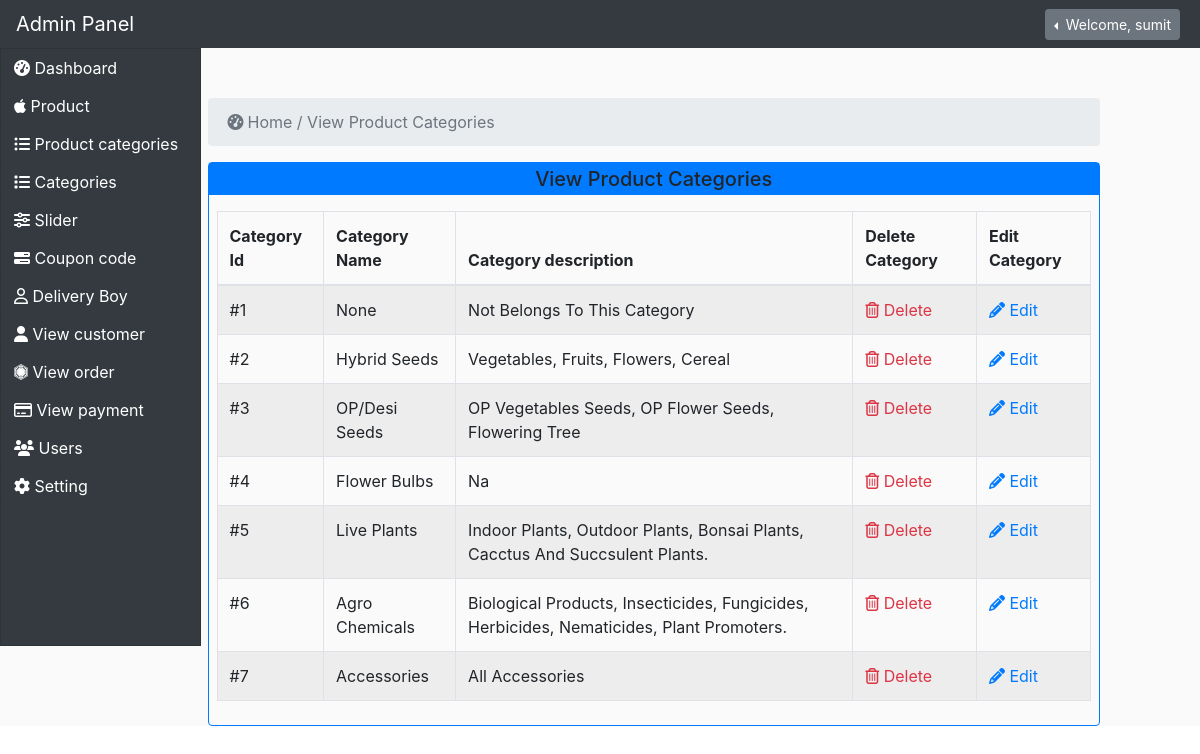
Page /admin_area/index.php?view_p_cat (signed in) on the committed database.
### tables this page shows
CREATE TABLE `product_categories` (
  `product_cat_id` int(11) NOT NULL,
  `product_cat_name` varchar(255) NOT NULL,
  `product_cat_desc` text NOT NULL
);

### admin_area/view_product_c.php (the view, shortened to what this page needs)
<?php
if(!isset($_SESSION['admin'])){
    header("Location: login.php");
}else{
    ?>
<nav>
    <ol class="breadcrumb">
        <li class="breadcrumb-item active">
            <i class="fa fa-dashboard align-middle p-1"></i> Home / View Product Categories
        </li>
    </ol>
</nav>
<div class="panel border border-primary rounded">
    <div class="panel-heading bg-primary text-center py-1 h5">View Product Categories</div>
    <div class="panel-body p-2">
        <table class="table table-bordered table-hover table-striped">
            <thead>
                <tr>
                    <th>Category Id</th>
                    <th>Category Name</th>
                    <th>Category description</th>
                    <th>Delete Category</th>
                    <th>Edit Category</th>
                </tr>
            </thead>
            <tbody>
            <?php
            $i=1;
            while($get_pro_cat=mysqli_fetch_assoc($run_product_cat)){
                $pro_cat_id=$get_pro_cat['product_cat_id'];
                $pro_cat_name=$get_pro_cat['product_cat_name'];
                $pro_cat_desc=$get_pro_cat['product_cat_desc'];
            ?>
                <tr>
                    <td>#<?php echo $i; ?></td>
                    <td><?php echo ucwords($pro_cat_name); ?></td>
                    <td><?php echo ucwords($pro_cat_desc); ?></td>
                    <td><a class="text-danger" href="index.php?del_p_cat=<?php echo $pro_cat_id; ?>"><i class="fa fa-trash-o"></i> Delete</a></td>
                    <td><a href="index.php?edit_p_cat=<?php echo $pro_cat_id; ?>"><i class="fa fa-pencil"></i> Edit</a></td>
                </tr>
            <?php $i++;} ?>
            </tbody>
        </table>
    </div>
</div>
            <?php } ?>

### rows in the picture
product_categories: product_cat_name "None", product_cat_desc "Not Belongs To This Category"
product_categories: product_cat_name "Hybrid Seeds", product_cat_desc "Vegetables, Fruits, Flowers, Cereal"
product_categories: product_cat_name "OP/Desi Seeds", product_cat_desc "OP Vegetables Seeds, OP Flower Seeds, Flowering Tree"
product_categories: product_cat_name "Flower Bulbs", product_cat_desc "Na"
product_categories: product_cat_name "Live Plants", product_cat_desc "Indoor Plants, Outdoor Plants, Bonsai Plants, Cacctus And Succsulent Plants."
product_categories: product_cat_name "Agro Chemicals", product_cat_desc "Biological Products, Insecticides, Fungicides, Herbicides, Nematicides, Plant Promoters."
product_categories: product_cat_name "Accessories", product_cat_desc "All Accessories"

### other values in the picture
$_SESSION['admin'] "sumit"
